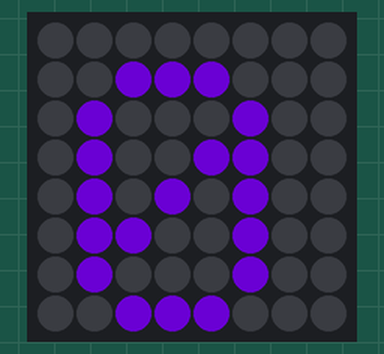
The program below on a simulated Raspberry Pi (BCM pin numbers) with a Sense HAT. On the bench: the Sense HAT's 8×8 RGB LED matrix. Dim RGB values are drawn brighter than linear; random numbers come from a fixed seed.

Above: at 0.1 s.
At 4.1 s:
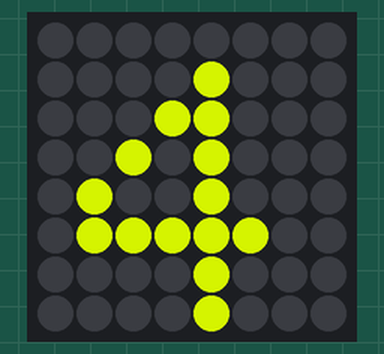
At 9.1 s:
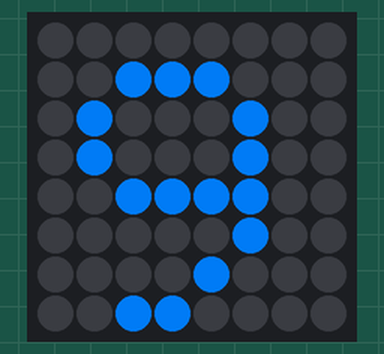
At 19.1 s:
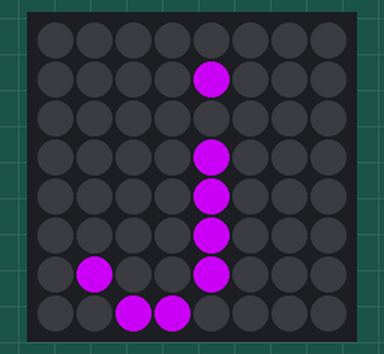
At 28.1 s:
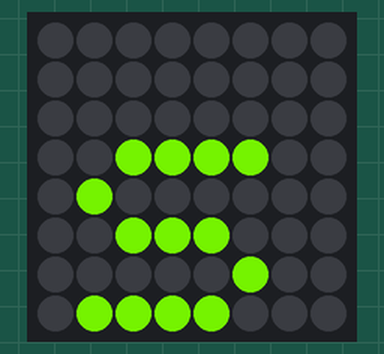
At 38.1 s:
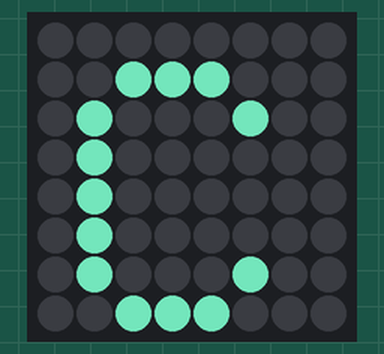

The program:

01_sensehat_demo.py
```python
from sense_hat import SenseHat
from time import sleep
from random import randint

def show_digits(sense):
    for i in range(10):
        c = chr(ord('0') + i)
        r, g, b = randint(0, 255), randint(0, 255), randint(0, 255)
        sense.show_letter(c, (r, g, b))
        sleep(1)

def show_lower(sense):
    for i in range(26):
        c = chr(ord('a') + i)
        r, g, b = randint(0, 255), randint(0, 255), randint(0, 255)
        sense.show_letter(c, (r, g, b))
        sleep(1)

def show_upper(sense):
    for i in range(26):
        c = chr(ord('A') + i)
        r, g, b = randint(0, 255), randint(0, 255), randint(0, 255)
        sense.show_letter(c, (r, g, b))
        sleep(1)

def show_letters():
    sense = SenseHat()
    sense.clear()
    show_digits(sense)
    show_lower(sense)
    show_upper(sense)
    sense.clear()

def main():
    for i in range(1):
        show_letters()

if __name__ == "__main__":
    main()
```

Measured:
- what the display in image 1 shows lasts 1.0 s, from 4.0 s to 5.0 s
